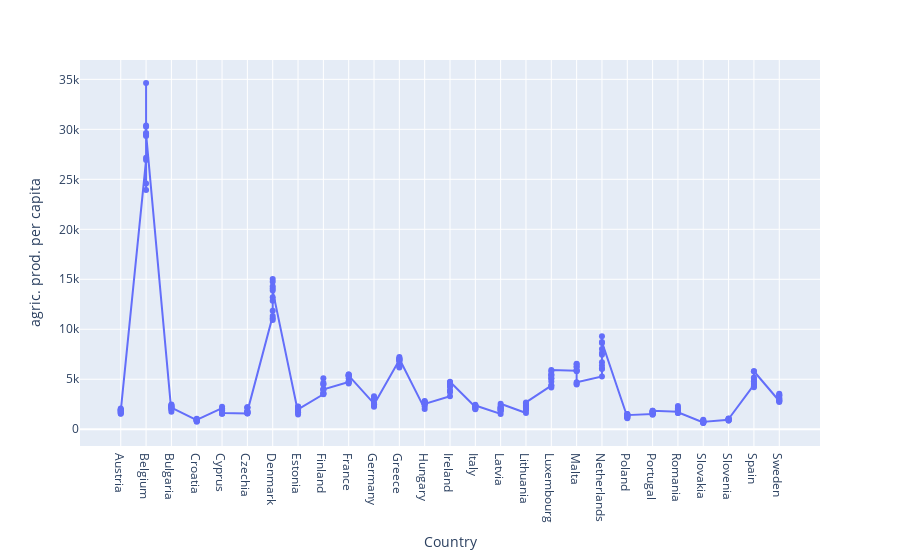

The notebook cell this image was saved under:
### Code cell
# Import express model from plotly
import plotly.express as px

# Plot the scatterplot using Plotly. I ploy Country vs Agri. productivity
fig = px.scatter(dfinter, x='Country', y='agric. prod. per capita')
fig.update_traces(mode='markers+lines')
fig.show()

### Figure 1 — Plotly figure (JSON) as saved in the notebook; plotly's stock layout.template omitted (floating-point values rounded to 4 significant figures; data arrays with more than 128 entries replaced by an {"elided": "..."} marker saying what was removed)
{"data": [{"hovertemplate": "Country=%{x}<br>agric. prod. per capita=%{y}<extra></extra>", "legendgroup": "", "marker": {"color": "#636efa", "symbol": "circle"}, "mode": "markers+lines", "name": "", "orientation": "v", "showlegend": false, "type": "scatter", "x": {"elided": "297 str values"}, "xaxis": "x", "y": {"elided": "297 float values"}, "yaxis": "y"}], "layout": {"legend": {"tracegroupgap": 0}, "margin": {"t": 60}, "xaxis": {"anchor": "y", "domain": [0, 1], "title": {"text": "Country"}}, "yaxis": {"anchor": "x", "domain": [0, 1], "title": {"text": "agric. prod. per capita"}}}}
